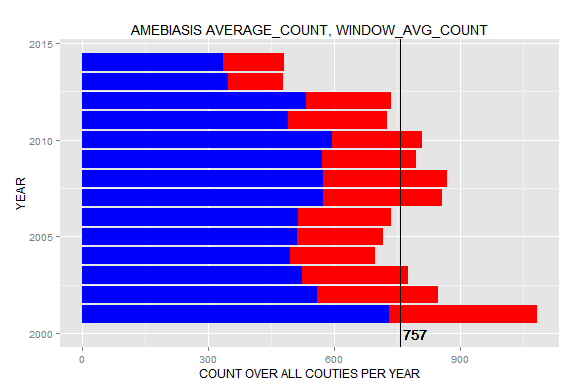

Reproduce this figure in R.
df <- data.frame(fromJSON(getURL(URLencode(gsub("\n", " ", 'skipper.cs.utexas.edu:5001/rest/native/?query=
"select YEAR, DISEASE, sum_COUNT, sum(sum_COUNT) 
                                                OVER (PARTITION BY DISEASE) as window_avg_COUNT
                                                from 
                                                (select YEAR, DISEASE, sum(COUNT) as sum_COUNT
                                                from Infectious_Diseases
                                                where DISEASE = (\'Amebiasis\') and (SEX=(\'Male\') OR SEX=(\'Female\') )
                                                group by YEAR, DISEASE)
                                                order by DISEASE;"
                                                ')), httpheader=c(DB='jdbc:oracle:thin:@sayonara.microlab.cs.utexas.edu:1521:orcl', USER='C##cs329e_hys82', PASS='orcl_hys82', MODE='native_mode', MODEL='model', returnDimensions = 'False', returnFor = 'JSON', p1=KPI_Low_Max_value, p2=KPI_Medium_Max_value), verbose = TRUE))); 

dfMALE <- data.frame(fromJSON(getURL(URLencode(gsub("\n", " ", 'skipper.cs.utexas.edu:5001/rest/native/?query=
                                                    "select YEAR, DISEASE, sum_COUNT, sum(sum_COUNT) 
                                                    OVER (PARTITION BY DISEASE) as window_avg_COUNT
                                                    from 
                                                    (select YEAR, DISEASE, sum(COUNT) as sum_COUNT
                                                    from Infectious_Diseases
                                                    where DISEASE = (\'Amebiasis\') and SEX=(\'Male\')
                                                    group by YEAR, DISEASE)
                                                    order by DISEASE;"
                                                    ')), httpheader=c(DB='jdbc:oracle:thin:@sayonara.microlab.cs.utexas.edu:1521:orcl', USER='C##cs329e_hys82', PASS='orcl_hys82', MODE='native_mode', MODEL='model', returnDimensions = 'False', returnFor = 'JSON', p1=KPI_Low_Max_value, p2=KPI_Medium_Max_value), verbose = TRUE)));

ggplot() + 
  coord_cartesian() + 
  scale_x_continuous() +
  scale_y_continuous() +
  labs(title='AMEBIASIS AVERAGE_COUNT, WINDOW_AVG_COUNT') +
  labs(x=paste("YEAR"), y=paste("COUNT OVER ALL COUTIES PER YEAR")) +
  layer(data=df, 
        mapping=aes(x=YEAR, y=SUM_COUNT), 
        stat="identity", 
        stat_params=list(), 
        geom="bar",
        geom_params=list(fill="RED"), 
        position=position_identity()
  ) + coord_flip() +
  layer(data=dfMALE, 
        mapping=aes(x=YEAR, y=SUM_COUNT), 
        stat="identity", 
        stat_params=list(), 
        geom="bar",
        geom_params=list(fill="BLUE"), 
        position=position_identity()
  ) + coord_flip() +
  layer(data=df, 
        mapping=aes(yintercept = WINDOW_AVG_COUNT/14), 
        geom="hline",
        geom_params=list(colour="BLACK")
  ) +
  layer(data=df, 
        mapping=aes(x=2000, y=round(WINDOW_AVG_COUNT/14), label=round(WINDOW_AVG_COUNT/14)), 
        stat="identity", 
        stat_params=list(), 
        geom="text",
        geom_params=list(colour="black", hjust=-.1), 
        position=position_identity()
  )
